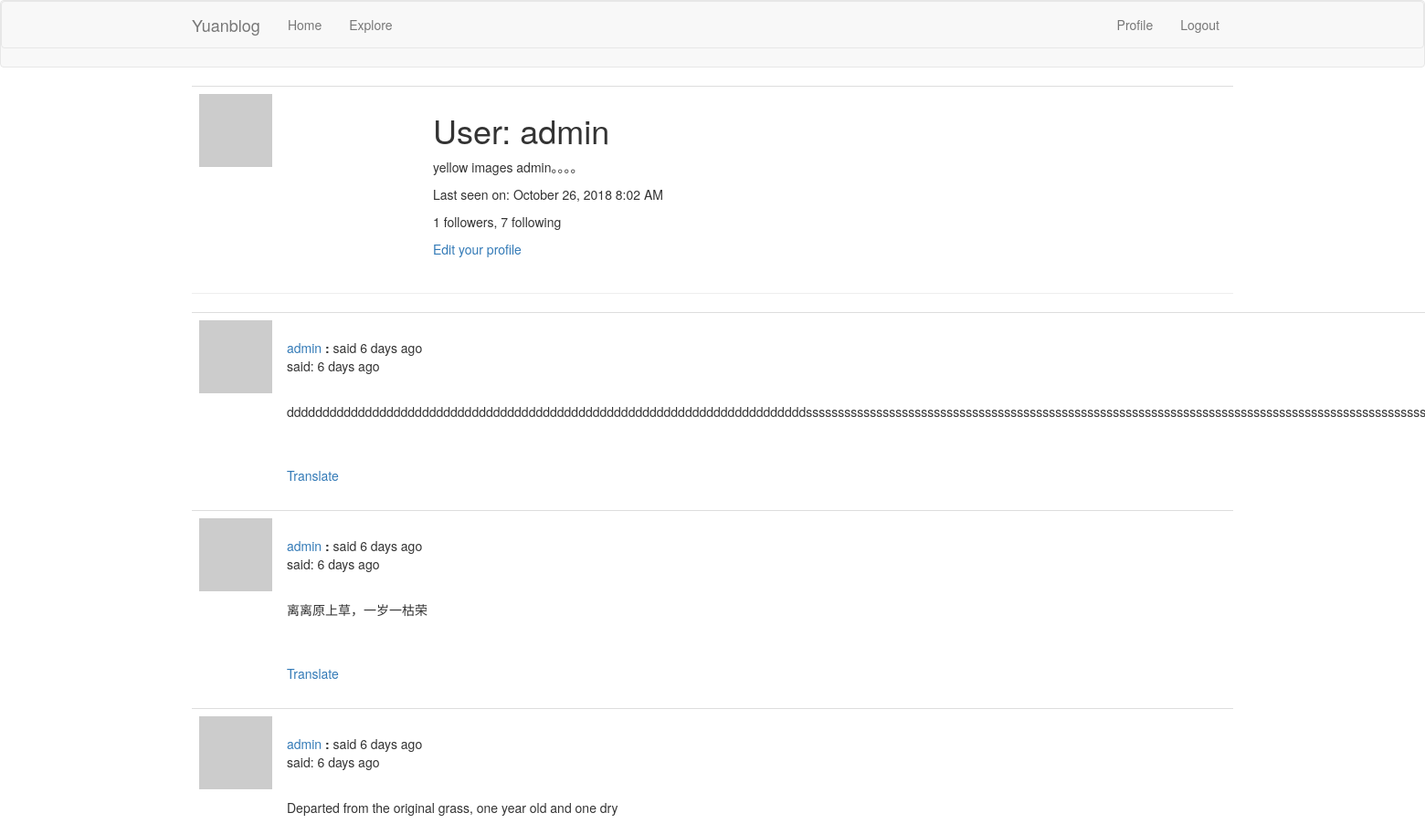
Page /user/admin (signed in, upper part) on the earlier database version.
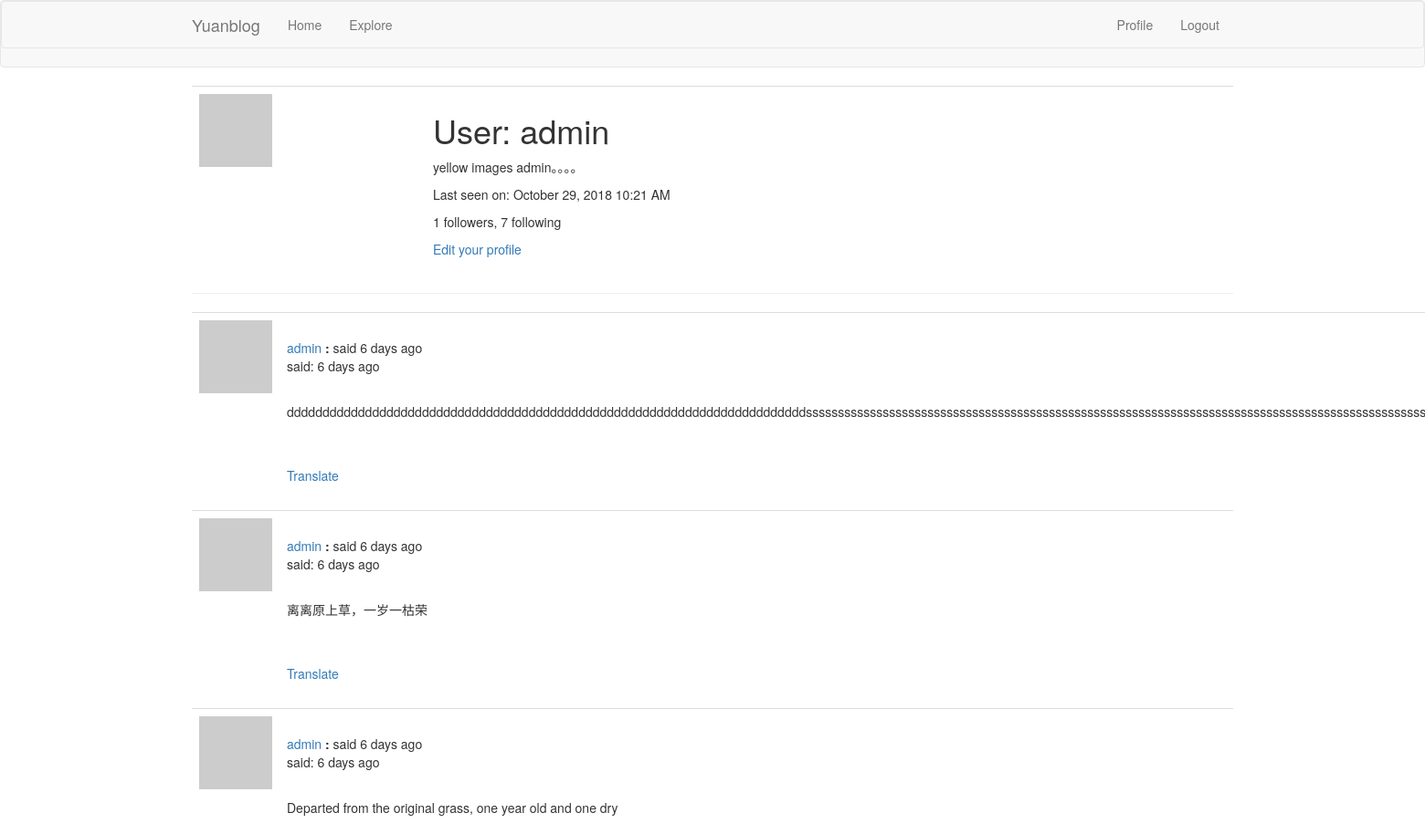
Same page on the later database version.
### app/models.py (models this page shows, shortened)
class User(UserMixin, db.Model):
    id = db.Column(db.Integer, primary_key=True)
    username = db.Column(db.String(64), index=True, unique=True)
    email = db.Column(db.String(128), index=True, unique=True)
    password_hash = db.Column(db.String(128))
    posts = db.relationship('Post', backref='author', lazy='dynamic')
    about_me = db.Column(db.String(140))
    last_date = db.Column(db.DateTime, default=datetime.utcnow)
    followed = db.relationship(
        'User', secondary=followers,
        primaryjoin=(followers.c.follower_id == id),
        secondaryjoin=(followers.c.followed_id == id),
        backref=db.backref('followers', lazy='dynamic'), lazy='dynamic')
    def avatar(self, size):
        digest = hashlib.md5(self.email.lower().encode('utf-8')).hexdigest()
        return 'https://www.gravatar.com/avatar/{}?d=identicon&s={}'.format(digest, size)
    @login.user_loader
    def load_user(id):
        return User.query.get(int(id))

class Post(db.Model):
    __searchable__ = ['body']
    id = db.Column(db.Integer, primary_key=True)
    body = db.Column(db.String(140))
    timestamp = db.Column(db.DateTime, index=True, default=datetime.utcnow)
    user_id = db.Column(db.Integer, db.ForeignKey('user.id'))
    language = db.Column(db.String(5))

### app/main/routes.py (the view)
@bp.route('/user/<username>')
@login_required
def user(username):
    user = User.query.filter_by(username=username).first_or_404()
    page = request.args.get('page', 1, type=int)
    posts = user.posts.order_by(Post.timestamp.desc()).paginate(
        page, current_app.config['POSTS_PER_PAGE'], False)
    next_url = url_for('main.user', username=user.username, page=posts.next_num) \
        if posts.has_next else None
    prev_url = url_for('main.user', username=user.username, page=posts.prev_num) \
        if posts.has_prev else None
    return render_template('user.html', user=user, posts=posts.items,
                           next_url=next_url, prev_url=prev_url)

### app/main/routes.py (called while the page is built)
@bp.before_request
def before_request():
    if current_user.is_authenticated:
        current_user.last_date = datetime.utcnow()
        db.session.commit()
        g.search_form = SearchForm
    g.locale = str(get_locale())

### app/models.py (called while the page is built)
    @classmethod
    def before_commit(cls, session):
        session._changes = {
            'add': list(session.new),
            'update': list(session.dirty),
            'delete': list(session.deleted)
        }

    @classmethod
    def after_commit(cls, session):
        for obj in session._changes['add']:
            if isinstance(obj, SearchableMixin):
                add_to_index(obj.__tablename__, obj)
        for obj in session._changes['update']:
            if isinstance(obj, SearchableMixin):
                add_to_index(obj.__tablename__, obj)
        for obj in session._changes['delete']:
            if isinstance(obj, SearchableMixin):
                remove_from_index(obj.__tablename__, obj)
        session._changes = None

### app/templates/user.html (shortened to what this page needs)
{% extends "base.html" %}
{% block app_content %}
    <table class="table table-hover">
        <tr>
            <td width="256px"><img src="{{ user.avatar(256) }}"></td>
            <td>
                <h1>{{ _('User:') }} {{ user.username }}</h1>
                {% if user.about_me %}<p>{{ user.about_me }}</p>{% endif %}
                {% if user.last_date %}
                    <p>{{ _('Last seen on:') }} {{ moment(user.last_date).format('LLL') }}</p>
                {% endif %}
                <p>{{ _('%(count)d followers', count=user.followers.count()) }}, {{ _('%(count)d following', count=user.followed.count()) }}</p>
                {% if user == current_user %}
                <p><a href="{{ url_for('main.edit_profile') }}">{{ _('Edit your profile') }}</a></p>
                {% elif not current_user.is_following(user) %}
                <p><a href="{{ url_for('main.follow', username=user.username) }}">{{ _('Follow') }}</a></p>
                {% else %}
                <p><a href="{{ url_for('main.un_follow', username=user.username) }}">{{ _('UnFollow') }}</a></p>
                {% endif %}
            </td>
        </tr>
    </table>
<hr>
{% for post in posts %}
    {% include '_post.html' %}
{% endfor %}
{% endblock %}

### app/templates/base.html (shortened to what this page needs)
{% extends 'bootstrap/base.html' %}
{% block navbar %}
<nav class="navbar navbar-default">
 <nav class="navbar navbar-default">
        <div class="container">
            <div class="navbar-header">
                <a class="navbar-brand" href="{{ url_for('main.index') }}">Yuanblog</a>
            </div>
            <div class="collapse navbar-collapse" id="bs-example-navbar-collapse-1">
                <ul class="nav navbar-nav">
                    <li><a href="{{ url_for('main.index') }}">{{ _('Home') }}</a></li>
                    <li><a href="{{ url_for('main.explore') }}">{{ _('Explore') }}</a></li>
                </ul>
                <ul class="nav navbar-nav navbar-right">
                    {% if current_user.is_anonymous %}
                        <li><a href="{{ url_for('auth.login') }}">{{ _('Login') }}</a></li>
                    {% else %}
                        <li><a href="{{ url_for('main.user', username=current_user.username) }}">{{ _('Profile') }}</a></li>
                        <li><a href="{{ url_for('auth.logout') }}">{{ _('Logout') }}</a></li>
                    {% endif %}
                </ul>
            </div>
        </div>
    </nav>
</nav>
{% endblock %}
{%  block content %}
    <div class="container">
    {% block app_content %}
    {% endblock %}
    </div>
{% endblock %}

### app/templates/_post.html (shortened to what this page needs)
<table class="table table-hover">
    <tr>
        <td width="70px">
            <a href="{{ url_for('main.user', username=post.author.username) }}">
                <img src="{{ post.author.avatar(70) }}">
            </a>
        </td>
        <td>
            <br>
            {{ _('%(username)s said %(when)s', username=user_link, when=moment(post.timestamp).fromNow()) }}
            <p>{{ _('said:') }} {{ moment(post.timestamp).fromNow() }}</p>
            <br>
            <p>{{ post.body }}</p>
            {% if post.language and post.language !=g.locale %}
            <br><br>
                <span id="translation{{ post.id }}">
                    <a href="javascript:translate('#post{{ post.id }}', '#translation{{ post.id }}', '{{ post.language }}', '{{ g.locale }}');">{{ _('Translate') }}</a>
                </span>
            {% endif %}
        </td>
    </tr>
</table>

Differences in the rows shown:
changed User "admin": last_date "October 26, 2018 8:02 AM" → "October 29, 2018 10:21 AM"
